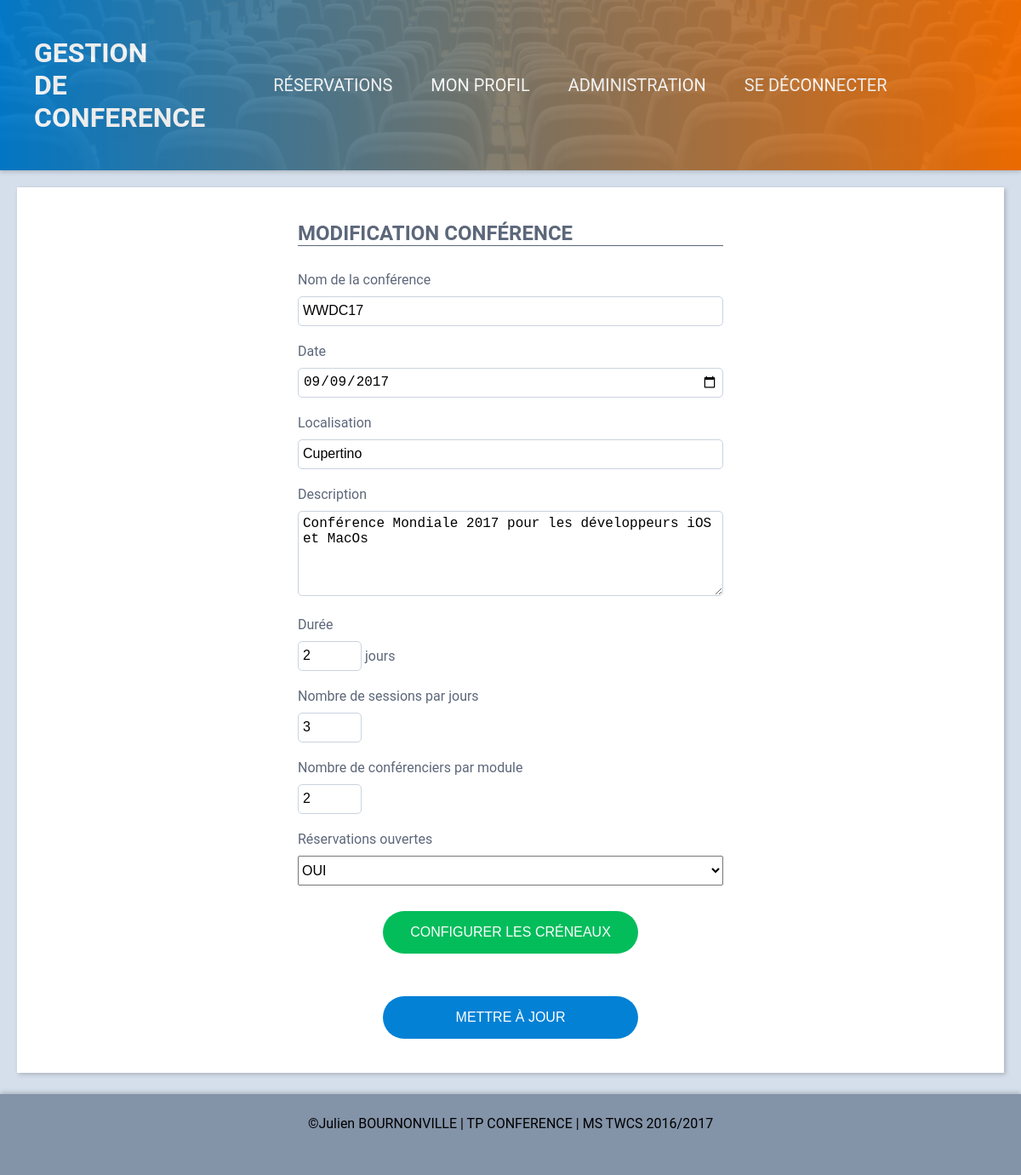
The page /configEvent.php?eventId=2 (signed in) on the database its author committed.
### tables this page shows
CREATE TABLE events
(
  id                   INT PRIMARY KEY AUTO_INCREMENT,
  event                VARCHAR(100),
  address              VARCHAR(255),
  description          TEXT,
  eventDate            DATE,
  duration             INT,
  nbSlotsPerDay        INT,
  nbSpeakerMaxByModule INT,
  bookingOpen          BOOLEAN         DEFAULT FALSE
);

### class/Database.php (called while the page is built, shortened)
<?php
class Database
{
    private $connection;
    public function __construct($login, $password, $databaseName, $host)
    {
        $this->connection = new PDO("mysql:dbname=$databaseName;host=$host", $login, $password);
        $this->connection->setAttribute(PDO::ATTR_DEFAULT_FETCH_MODE, PDO::FETCH_OBJ);
        $this->connection->setAttribute(PDO::ATTR_ERRMODE, PDO::ERRMODE_EXCEPTION);
    }
    public function query($query, $params = false)
    {
        if ($params) {
            $res = $this->connection->prepare($query);
            $res->execute($params);
        } else {
            $res = $this->connection->query($query);
        }
        return $res;
    }
}

### class/Table.php (called while the page is built, shortened)
<?php
class Table
{
    protected static $table;
    public static function getById($db, $id)
    {
        $req = $db->query("SELECT * from " . static::$table . " WHERE id = ?", [$id]);
        return $req->fetch();
    }
}

### class/Events.php (called while the page is built, shortened)
<?php
class Events extends Table
{
    public static function getMainSession($db, $idEvent)
    {
        $query = "SELECT sessions.id FROM sessions INNER JOIN slots ON sessions.idSlot = slots.id  WHERE sessions.mainSession = TRUE AND slots.idEvent = ?";
        return $db->query($query, [$idEvent])->fetchColumn();
    }
    public static function getSlots($db, $idEvent)
    {
        $query = "SELECT slot FROM slots WHERE idEvent = ?";
        return $db->query($query, [$idEvent])->fetchColumn();
    }
    public static function isConfigurationValid($db, $idEvent)
    {
        if (!Events::getMainSession($db, $idEvent)) {
            return false;
        }
        if (!Events::getSlots($db, $idEvent)) {
            return false;
        }
        return true;
    }
}

### configEvent.php (the view, shortened to what this page needs)
<?php
require 'inc/app.php';
if (isset($_POST['modify'])) {
    $params = [
        'event' => $_POST['event'],
        'address' => $_POST['address'],
        'description' => $_POST['description'],
        'eventDate' => $_POST['eventDate'],
        'duration' => intval($_POST['duration']),
        'nbSessionsPerDay' => intval($_POST['nbSessionsPerDay']),
        'nbSpeakerMaxByModule' => intval($_POST['nbSpeakerMaxByModule']),
        'bookingOpen' => boolval($_POST['bookingOpen']),
        'id' => intval($_POST['id']),
    ];
    Events::updateData($params, $db);
    $sess = Session::getInstance();
    $sess->setFlashMessage('La conférence à bien été mise à jour', 'success');
    $event = Events::getById($db, $_POST['id']);
    if (isset($_POST['slotModification'])) {
        foreach ($_POST as $key => $value) {
            if (!empty($value)) {
                if (substr($key, 0, 5) == "slot_") {
                    $slot = explode("_", $key);
                    if ($slot[1] == "id") {
                        $idSlot = $slot[2];
                        $slot = $slot[3] . " " . $value;
                        Slots::updateSlot($db, $idSlot, $slot);
                    } else {
                        $slot = $slot[1] . " " . $value;
                        Slots::createSlot($db, $event->id, $slot);
                        $sess->setFlashMessage('Le slot à bien été ajouté', 'success');
                    }
                }
            }
        }
    }
    $modification = true;
} else if (isset($_POST['deleteSlot'])) {
    Slots::delete($_POST['deleteSlot'], $db);
    $event = Events::getById($db, $_POST['id']);
    $modification = true;
} else if (isset($_REQUEST['eventId'])) {
    $event = Events::getById($db, $_REQUEST['eventId']);
    $modification = true;
} else {
    $modification = false;
}
require 'inc/header.php';
?>
<div class="page-content">
    <div class="form">
        <h2> <?php
            if ($modification) {
                echo 'Modification conférence';
            } else {
                echo 'Création nouvelle conférence';
            }
            ?> </h2>
        <form action="" name="event" method="post">
            <div class="item">
                <label>Nom de la conférence</label>
                <input required type="text" name="event" placeholder="Conférence" value="<?php if ($modification) {
                    echo $event->event;
                } ?>">
            </div>
            <div class="item">
                <label>Date</label>
                <input required type="date" name="eventDate" placeholder="Date" value="<?php if ($modification) {
                    echo $event->eventDate;
                } ?>">
            </div>
            <div class="item">
                <label>Localisation</label>
                <input required type="text" name="address" placeholder="Adresse" value="<?php if ($modification) {
                    echo $event->address;
                } ?>">
            </div>
            <div class="item">
                <label>Description</label>
                <textarea name="description" placeholder="Description"><?php if ($modification) {
                        echo $event->description;
                    } ?></textarea>
            </div>
            <div class="item">
                <label>Durée</label>
                <input required type="number" name="duration" placeholder="1-31" value="<?php if ($modification) {
                    echo $event->duration;
                } ?>"
                       min="1" max="31"> jours
            </div>
            <div class="item">
                <label>Nombre de sessions par jours</label>
                <input required type="number" name="nbSessionsPerDay" placeholder="1-10"
                       value="<?php if ($modification) {
                           echo $event->nbSlotsPerDay;
                       } ?>" min="1" max="10">
            </div>
            <div class="item">
                <label>Nombre de conférenciers par module</label>
                <input required type="number" name="nbSpeakerMaxByModule" placeholder="1-5"
                       value="<?php if ($modification) {
                           echo $event->nbSpeakerMaxByModule;
                       } ?>" min="1" max="5">
            </div>
            <div class="item">
                <label for="bookingOpen">Réservations ouvertes</label>
                <select name="bookingOpen" id="bookingOpen" <?php
                if (!Events::isConfigurationValid($db, $event->id)) {
                    echo 'disabled';
                }
                ?>>
                    <option value="1" <?php
                    if ($event->bookingOpen) {
                        echo 'selected';
                    }
                    ?>>OUI
                    </option>
                </select>
            </div>
            <div id="slots">
                <?php
                if ($modification) {
                    ?>
                    <div class="item button-centered">
                        <button type="button" class="button button-valid " onclick="showSlots(<?= $event->id ?>)">
                            Configurer les créneaux
                        </button>
                    </div>
                    <?php
                } ?>
            </div>
            <?php
            if ($modification) {
                ?>
                <div class="item button-centered">
                    <button type="submit" name="modify" class="button button-std ">Mettre à jour</button>
                </div>
                <?php
            } else {
                ?>
                <div class="item">
                    <button type="submit" class="button button-valid">Créer</button>
                </div>
                <?php
            }
            ?>
        </form>
    </div>
</div>
<?php
require 'inc/footer.php';
?>

### css/main1.css (style rules this page uses)
html { height: 100%; }
body { min-height: 100%; padding: 0 0 100px; margin: 0; font-family: Roboto, sans-serif; background-color: #D5DFEB; box-sizing: border-box; position: relative; }
h1, h2, h3 { text-transform: uppercase; }
.button { text-transform: uppercase; display: inline-block; box-sizing: border-box; margin: 20px; border-radius: 25px; border: none; width: 60%; height: 50px; font-size: 16px; color: #fff; cursor: pointer; }
.button-std { background-color: #0381D5; }
.button-valid { background-color: #03BD5B; }
.button-centered { text-align: center; }
input, textarea { box-sizing: border-box; height: 35px; margin: 5px 0 0; padding: 5px; font-size: 16px; border-radius: 5px; box-shadow: none; border: solid 1px #C9D3DF; }
input[type="number"] { width: 15%; }
label, input { display: inline-block; width: 100%; }
select { height: 35px; width: 100%; margin: 5px 0 0; font-size: 16px; }
textarea { width: 100%; height: 100px; }
.form { display: block; max-width: 500px; margin: auto; }
.form h2 { border-bottom: 1px solid #5C677A; }
.form .item { width: 100%; margin: 10px 0 0; font-size: 16px; }
.page-content { margin: 20px; padding: 20px; width: auto; background-color: #fff; color: #5C677A; box-shadow: 2px 2px 5px rgba(0, 0, 0, 0.2); }
label { margin: 10px 0 5px; }

### rows shown on the page
events: event "WWDC17", eventDate "09/09/2017", address "Cupertino", description "Conférence Mondiale 2017 pour les développeurs iOS et MacOs", duration "2", nbSessionsPerDay "3", nbSpeakerMaxByModule "2", bookingOpen "OUI"
